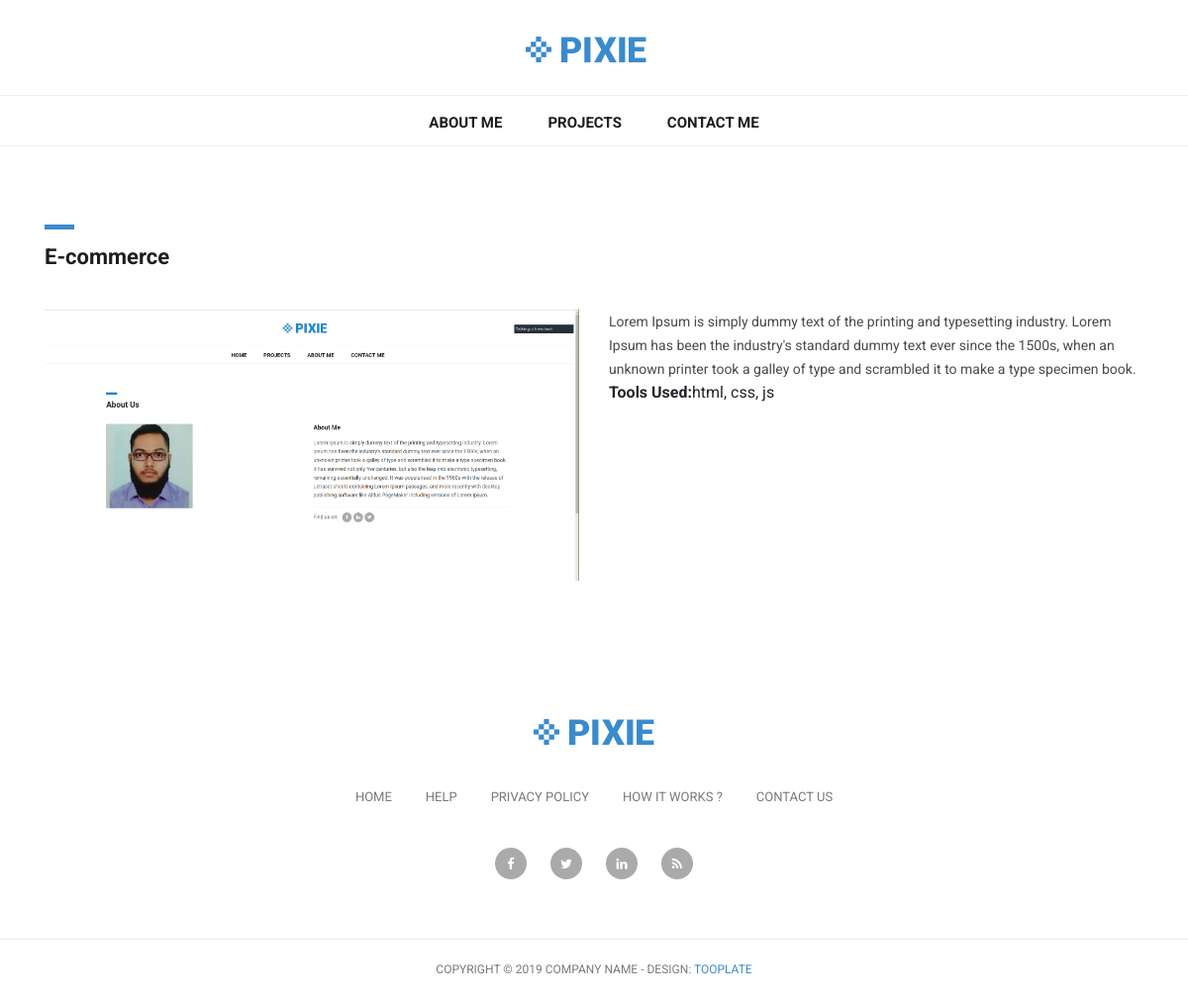
Page /project-details/1 on the committed database.
### essportfolioapp/models.py (models this page shows, shortened)
class MyProject(models.Model):
    title = models.CharField(max_length = 250)
    description = models.TextField(max_length=250)
    image = models.ImageField(blank=True, null = True)
    technology = models.CharField(max_length = 250)

### essportfolioapp/views.py (the view)
# urls.py: path('project-details/<id>', projects_details, name="project_details")
def projects_details(request, id):
    project = MyProject.objects.get(id = id)
    context = {'project':project}
    return render(request, 'project_details.html', context)

### templates/project_details.html
{% extends 'base.html' %}
{% load static %}
{% block content %}
<div class="about-page">
    <div class="container">
      <div class="row">
        <div class="col-md-12">
          <div class="section-heading">
            <div class="line-dec"></div>
            <h1>{{ project.title }}</h1>
          </div>
        </div>
        <div class="col-md-6">
            <div class="left-image">
              <img src="{{ project.image.url }}" alt="">
            </div>
        </div>
        <div class="col-md-6">
          <div class="right-content">
            <p>{{ project.description }}</p>
            <Strong>Tools Used:</Strong>{{ project.technology }}
          </div>
        </div>
      </div>
    </div>
  </div>
{% endblock %}

### templates/base.html (shortened to what this page needs)
<!DOCTYPE html>
{% load static %}
<html lang="en">
  <head>
    <link href="{% static 'vendor/bootstrap/css/bootstrap.min.css' %}" rel="stylesheet">
    <link rel="stylesheet" href="{% static 'assets/css/fontawesome.css' %}">
    <link rel="stylesheet" href="{% static 'assets/css/tooplate-main.css' %}">
    <link rel="stylesheet" href="{% static 'assets/css/owl.css' %}">
  </head>
  <body>
    <nav class="navbar navbar-expand-lg navbar-dark bg-dark static-top">
      <div class="container">
        <a class="navbar-brand" href="#"><img src="{% static 'assets/images/header-logo.png' %}" alt=""></a>
        <div class="collapse navbar-collapse" id="navbarResponsive">
          <ul class="navbar-nav ml-auto">
            <li class="nav-item">
              <a class="nav-link" href="{% url 'about-me' %}">About Me</a>
            </li>
            <li class="nav-item">
              <a class="nav-link" href="{% url 'projects' %}">Projects</a>
            </li>
            <li class="nav-item">
              <a class="nav-link" href="{% url 'contact' %}">Contact Me</a>
            </li>
          </ul>
        </div>
      </div>
    </nav>
    {% block content %}
    {% endblock %}
    <div class="footer">
      <div class="container">
        <div class="row">
          <div class="col-md-12">
            <div class="logo">
              <img src="{% static 'assets/images/header-logo.png' %}" alt="">
            </div>
          </div>
          <div class="col-md-12">
            <div class="footer-menu">
              <ul>
                <li><a href="#">Home</a></li>
                <li><a href="#">Help</a></li>
                <li><a href="#">Privacy Policy</a></li>
                <li><a href="#">How It Works ?</a></li>
                <li><a href="#">Contact Us</a></li>
              </ul>
            </div>
          </div>
          <div class="col-md-12">
            <div class="social-icons">
              <ul>
                <li><a href="#"><i class="fa fa-facebook"></i></a></li>
                <li><a href="#"><i class="fa fa-twitter"></i></a></li>
                <li><a href="#"><i class="fa fa-linkedin"></i></a></li>
                <li><a href="#"><i class="fa fa-rss"></i></a></li>
              </ul>
            </div>
          </div>
        </div>
      </div>
    </div>
    <div class="sub-footer">
      <div class="container">
        <div class="row">
          <div class="col-md-12">
            <div class="copyright-text">
              <p>Copyright &copy; 2019 Company Name
                - Design: <a rel="nofollow" href="https://www.facebook.com/tooplate">Tooplate</a></p>
            </div>
          </div>
        </div>
      </div>
    </div>
  </body>
</html>

### static/assets/css/tooplate-main.css (style rules this page uses)
body { font-family: 'Roboto', sans-serif; transition: all 0.5s; }
p { margin-bottom: 0px; font-size: 14px; color: #4a4a4a; line-height: 24px; }
a { text-decoration: none!important; }
.copyright-text { text-transform: uppercase; }
.section-heading { margin-top: 80px; margin-bottom: 40px; }
.section-heading .line-dec { width: 30px; height: 5px; background-color: #3a8bcd; }
.section-heading h1 { font-size: 22px; font-weight: 700; color: #1e1e1e; margin-top: 15px; }
.navbar .navbar-brand { text-align: center; width: 100%; position: relative; padding: 25px 0px; }
.bg-dark { background-color: #fff!important; border-bottom: 1px solid #eee; }
#navbarResponsive { z-index: 999; position: absolute; left: 50%; top: 105px; transform: translateX(-50%); }
.navbar-dark .navbar-nav .nav-item { margin: 0px 15px; }
.navbar-dark .navbar-nav .nav-link { text-transform: uppercase; font-size: 15px; font-weight: 700; color: #1e1e1e; transition: all 0.5s; }
.navbar:after { width: 100%; height: 1px; background-color: #eee; content: ''; position: absolute; left: 0; bottom: -52px; }
.footer { text-align: center; }
.footer ul { padding: 0px; margin: 0px; }
.footer ul li { list-style: none; display: inline-block; }
.footer .logo img { max-width: 100%; margin-top: 60px; margin-bottom: 40px; }
.footer .footer-menu { margin-bottom: 40px; }
.footer .footer-menu ul li { margin: 0px 15px; }
.footer .footer-menu a { font-size: 13px; color: #7a7a7a; text-transform: uppercase; transition: all 0.5s; }
.footer .social-icons { margin-bottom: 60px; }
.footer .social-icons ul li { margin: 0px 10px; }
.footer .social-icons a { width: 32px; height: 32px; color: #fff; background-color: #aaa; text-align: center; display: inline-block; line-height: 33px; border-radius: 50%; font-size: 13px; transition: all 0.5s; }
.sub-footer { border-top: 1px solid #eee; text-align: center; }
.sub-footer p { font-size: 12px; color: #7a7a7a; line-height: 60px; }
.sub-footer a { color: #3a8bcd; text-decoration: none; }
.about-page { margin-top: 50px; margin-bottom: 80px; }
.about-page .left-image img { max-width: 100%; }

### rows in the picture
MyProject: title "E-commerce", image (picture), description "Lorem Ipsum is simply dummy text of the printing and typesetting industry. Lorem Ipsum has been the industry's standard dummy text ever since the 1500s, when an unknown printer took a galley of type and scrambled it to make a type specimen book.", technology "html, css, js"
